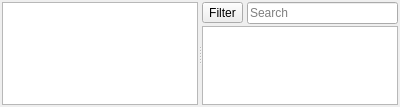
<?xml version="1.0" encoding="UTF-8"?>
<ui version="4.0">
 <class>ContentBrowser</class>
 <widget class="QWidget" name="ContentBrowser">
  <property name="geometry">
   <rect>
    <x>0</x>
    <y>0</y>
    <width>400</width>
    <height>107</height>
   </rect>
  </property>
  <property name="windowTitle">
   <string>Content Browser</string>
  </property>
  <layout class="QHBoxLayout" name="horizontalLayout">
   <property name="spacing">
    <number>2</number>
   </property>
   <property name="leftMargin">
    <number>2</number>
   </property>
   <property name="topMargin">
    <number>2</number>
   </property>
   <property name="rightMargin">
    <number>2</number>
   </property>
   <property name="bottomMargin">
    <number>2</number>
   </property>
   <item>
    <widget class="QSplitter" name="splitter">
     <property name="orientation">
      <enum>Qt::Horizontal</enum>
     </property>
     <widget class="QTreeView" name="contentTree">
      <property name="contextMenuPolicy">
       <enum>Qt::CustomContextMenu</enum>
      </property>
      <property name="dragEnabled">
       <bool>true</bool>
      </property>
      <property name="dragDropMode">
       <enum>QAbstractItemView::DragDrop</enum>
      </property>
      <property name="defaultDropAction">
       <enum>Qt::CopyAction</enum>
      </property>
      <property name="selectionMode">
       <enum>QAbstractItemView::ExtendedSelection</enum>
      </property>
      <attribute name="headerVisible">
       <bool>false</bool>
      </attribute>
     </widget>
     <widget class="QWidget" name="layoutWidget">
      <layout class="QVBoxLayout" name="contentLayout">
       <property name="spacing">
        <number>2</number>
       </property>
       <property name="leftMargin">
        <number>0</number>
       </property>
       <item>
        <layout class="QHBoxLayout" name="filterLayout">
         <property name="spacing">
          <number>4</number>
         </property>
         <property name="topMargin">
          <number>0</number>
         </property>
         <item>
          <widget class="QToolButton" name="filterButton">
           <property name="minimumSize">
            <size>
             <width>0</width>
             <height>0</height>
            </size>
           </property>
           <property name="text">
            <string>Filter</string>
           </property>
           <property name="popupMode">
            <enum>QToolButton::InstantPopup</enum>
           </property>
           <property name="toolButtonStyle">
            <enum>Qt::ToolButtonTextBesideIcon</enum>
           </property>
           <property name="autoRaise">
            <bool>false</bool>
           </property>
          </widget>
         </item>
         <item>
          <widget class="QLineEdit" name="findContent">
           <property name="placeholderText">
            <string>Search</string>
           </property>
          </widget>
         </item>
        </layout>
       </item>
       <item>
        <widget class="QListView" name="contentList">
         <property name="contextMenuPolicy">
          <enum>Qt::CustomContextMenu</enum>
         </property>
         <property name="dragEnabled">
          <bool>true</bool>
         </property>
         <property name="dragDropMode">
          <enum>QAbstractItemView::DragDrop</enum>
         </property>
         <property name="selectionMode">
          <enum>QAbstractItemView::ExtendedSelection</enum>
         </property>
         <property name="iconSize">
          <size>
           <width>64</width>
           <height>64</height>
          </size>
         </property>
         <property name="verticalScrollMode">
          <enum>QAbstractItemView::ScrollPerPixel</enum>
         </property>
         <property name="movement">
          <enum>QListView::Snap</enum>
         </property>
         <property name="resizeMode">
          <enum>QListView::Adjust</enum>
         </property>
         <property name="layoutMode">
          <enum>QListView::Batched</enum>
         </property>
         <property name="viewMode">
          <enum>QListView::IconMode</enum>
         </property>
        </widget>
       </item>
      </layout>
     </widget>
    </widget>
   </item>
  </layout>
 </widget>
 <resources/>
 <connections/>
</ui>
